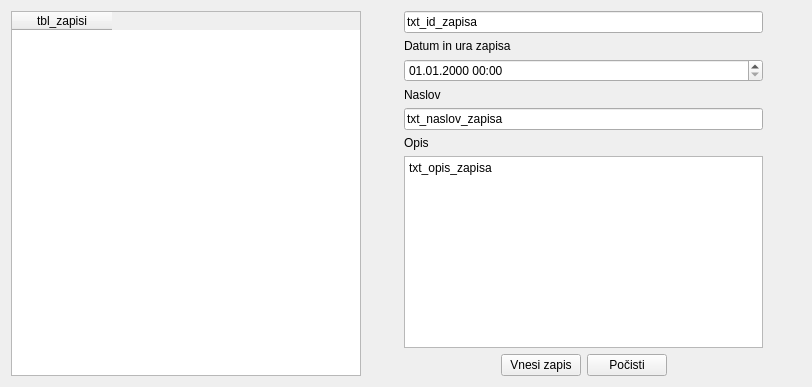
     <widget class="QWidget" name="tab_zapisi">
      <attribute name="title">
       <string>Zapisi</string>
      </attribute>
      <layout class="QHBoxLayout" name="horizontalLayout_9">
       <item>
        <widget class="QTableWidget" name="tbl_zapisi">
         <property name="minimumSize">
          <size>
           <width>350</width>
           <height>0</height>
          </size>
         </property>
         <property name="editTriggers">
          <set>QAbstractItemView::NoEditTriggers</set>
         </property>
         <property name="alternatingRowColors">
          <bool>true</bool>
         </property>
         <property name="selectionMode">
          <enum>QAbstractItemView::SingleSelection</enum>
         </property>
         <property name="selectionBehavior">
          <enum>QAbstractItemView::SelectRows</enum>
         </property>
         <column>
          <property name="text">
           <string>tbl_zapisi</string>
          </property>
         </column>
        </widget>
       </item>
       <item>
        <spacer name="horizontalSpacer_5">
         <property name="orientation">
          <enum>Qt::Horizontal</enum>
         </property>
         <property name="sizeHint" stdset="0">
          <size>
           <width>37</width>
           <height>20</height>
          </size>
         </property>
        </spacer>
       </item>
       <item>
        <layout class="QVBoxLayout" name="verticalLayout_5">
         <item>
          <widget class="QLineEdit" name="txt_id_zapisa">
           <property name="text">
            <string>txt_id_zapisa</string>
           </property>
          </widget>
         </item>
         <item>
          <widget class="QLabel" name="label_48">
           <property name="text">
            <string>Datum in ura zapisa</string>
           </property>
          </widget>
         </item>
         <item>
          <widget class="QDateTimeEdit" name="txt_datum_zapisa">
           <property name="displayFormat">
            <string>dd.MM.yyyy HH:mm</string>
           </property>
          </widget>
         </item>
         <item>
          <widget class="QLabel" name="label_49">
           <property name="text">
            <string>Naslov</string>
           </property>
          </widget>
         </item>
         <item>
          <widget class="QLineEdit" name="txt_naslov_zapisa">
           <property name="minimumSize">
            <size>
             <width>359</width>
             <height>0</height>
            </size>
           </property>
           <property name="text">
            <string>txt_naslov_zapisa</string>
           </property>
          </widget>
         </item>
         <item>
          <widget class="QLabel" name="label_50">
           <property name="text">
            <string>Opis</string>
           </property>
          </widget>
         </item>
         <item>
          <widget class="QPlainTextEdit" name="txt_opis_zapisa">
           <property name="plainText">
            <string>txt_opis_zapisa</string>
           </property>
          </widget>
         </item>
         <item>
          <layout class="QHBoxLayout" name="horizontalLayout_8">
           <item>
            <spacer name="horizontalSpacer_6">
             <property name="orientation">
              <enum>Qt::Horizontal</enum>
             </property>
             <property name="sizeHint" stdset="0">
              <size>
               <width>40</width>
               <height>20</height>
              </size>
             </property>
            </spacer>
           </item>
           <item>
            <widget class="QPushButton" name="btn_vnesi_zapis">
             <property name="text">
              <string>Vnesi zapis</string>
             </property>
            </widget>
           </item>
           <item>
            <widget class="QPushButton" name="btn_pocisti">
             <property name="text">
              <string>Počisti</string>
             </property>
            </widget>
           </item>
           <item>
            <spacer name="horizontalSpacer_18">
             <property name="orientation">
              <enum>Qt::Horizontal</enum>
             </property>
             <property name="sizeHint" stdset="0">
              <size>
               <width>40</width>
               <height>20</height>
              </size>
             </property>
            </spacer>
           </item>
          </layout>
         </item>
        </layout>
       </item>
       <item>
        <spacer name="horizontalSpacer_4">
         <property name="orientation">
          <enum>Qt::Horizontal</enum>
         </property>
         <property name="sizeHint" stdset="0">
          <size>
           <width>38</width>
           <height>20</height>
          </size>
         </property>
        </spacer>
       </item>
      </layout>
     </widget>
